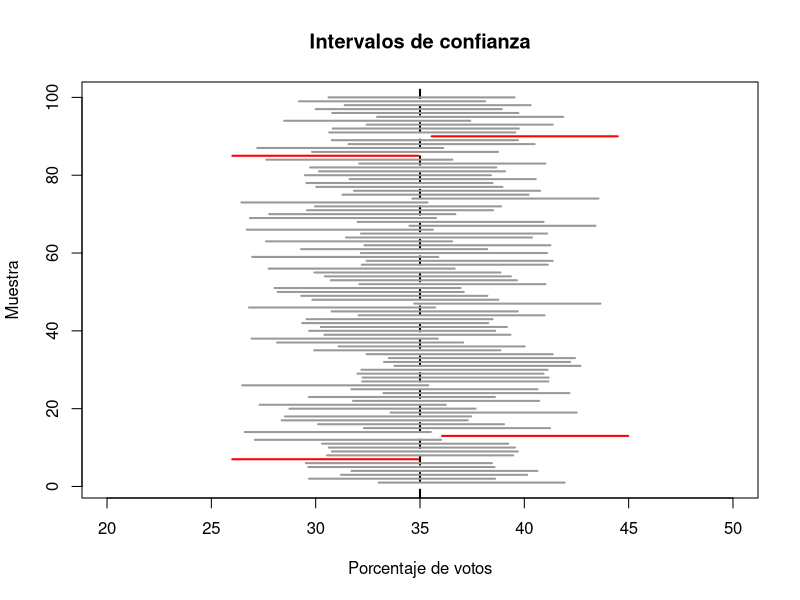

Write the R code that produced this figure.
## ---- chunk 1
knitr::opts_chunk$set(echo = TRUE)
## ---- chunk 2
# Se establece una semilla porque se va a usar una función aleatoria
#de esta manera, se asegura que el resultado sea reproducible
set.seed(1)

# Se generan 2 vectores numéricos en donde se almacenarán 10000 números
#en este momento, solo estarán llenos de 0
lower <- numeric(10000)
upper <- numeric(10000)

# Se generan 10000 conjuntos de datos, y cada uno de ellos consiste en n=100 números aleatorios 
#de distribución normal con media =5 y #desviación estándar =5. Para cada uno de esos 
#10000 conjuntos de datos,se calculan los límites superiores e inferiores del intervalo al 95%
#considerando mu +- 1.96 * desviación estándar/ raiz cuadrada(n)
#desviación estandar= 5 y raiz cuadrada(100)=10

for(i in 1:10000) {
  
  Y <- rnorm(100, mean = 35, sd = 22.75)
  lower[i] <- mean(Y) - 1.96 * 22.75 / 10
  upper[i] <- mean(Y) + 1.96 * 22.75 / 10
  
}


## ---- chunk 3
CIs <- cbind(lower, upper)
## ---- chunk 4
which((CIs[1:100, 1] <= 35 & 35 <= CIs[1:100, 2]))
## ---- chunk 5
which(!(CIs[1:100, 1] <= 35 & 35 <= CIs[1:100, 2]))
ID <- which(!(CIs[1:100, 1] <= 35 & 35 <= CIs[1:100, 2]))
## ---- chunk 6
plot(0, 
     xlim = c(20, 50), 
     ylim = c(1, 100), 
     ylab = "Muestra", 
     xlab = "Porcentaje de votos", 
     main = "Intervalos de confianza")

# establecer colores de la gráfica
colors <- rep(gray(0.6), 100)
colors[ID] <- "red"


#Se agrega una línea punteada a la altura de mu
abline(v = 35, lty = 2, col="black", lwd=2)

# Se agregan lineas horizontales que representan los intervalos de confianza
for(j in 1:100) {
  
  lines(c(CIs[j, 1], CIs[j, 2]), 
        c(j, j), 
        col = colors[j], 
        lwd = 2)
  
}

